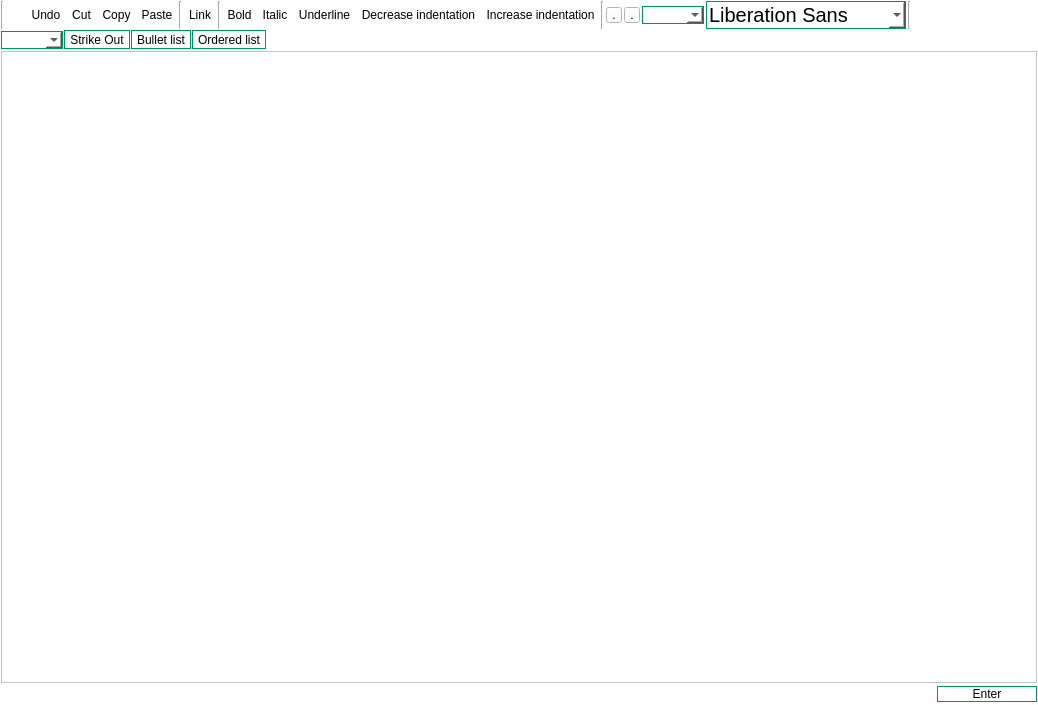
<?xml version="1.0" encoding="UTF-8"?>
<ui version="4.0">
 <class>MRichTextEdit</class>
 <widget class="QWidget" name="MRichTextEdit">
  <property name="geometry">
   <rect>
    <x>0</x>
    <y>0</y>
    <width>1038</width>
    <height>705</height>
   </rect>
  </property>
  <property name="windowTitle">
   <string notr="true"/>
  </property>
  <property name="styleSheet">
   <string notr="true">background-color:white;
color:black;</string>
  </property>
  <layout class="QVBoxLayout" name="verticalLayout">
   <property name="spacing">
    <number>1</number>
   </property>
   <property name="leftMargin">
    <number>1</number>
   </property>
   <property name="topMargin">
    <number>1</number>
   </property>
   <property name="rightMargin">
    <number>1</number>
   </property>
   <property name="bottomMargin">
    <number>1</number>
   </property>
   <item>
    <widget class="QWidget" name="f_toolbar" native="true">
     <layout class="QHBoxLayout" name="horizontalLayout">
      <property name="spacing">
       <number>2</number>
      </property>
      <property name="leftMargin">
       <number>0</number>
      </property>
      <property name="topMargin">
       <number>0</number>
      </property>
      <property name="rightMargin">
       <number>0</number>
      </property>
      <property name="bottomMargin">
       <number>0</number>
      </property>
      <item>
       <widget class="Line" name="line_4">
        <property name="orientation">
         <enum>Qt::Vertical</enum>
        </property>
       </widget>
      </item>
      <item>
       <widget class="QToolButton" name="f_redo">
        <property name="enabled">
         <bool>false</bool>
        </property>
        <property name="focusPolicy">
         <enum>Qt::ClickFocus</enum>
        </property>
        <property name="toolTip">
         <string>Redo</string>
        </property>
        <property name="styleSheet">
         <string notr="true">border-radius:0px;</string>
        </property>
        <property name="text">
         <string/>
        </property>
        <property name="icon">
         <iconset resource="resource.qrc">
          <normaloff>:/new/pics/redo.svg</normaloff>:/new/pics/redo.svg</iconset>
        </property>
        <property name="iconSize">
         <size>
          <width>16</width>
          <height>16</height>
         </size>
        </property>
       </widget>
      </item>
      <item>
       <widget class="QToolButton" name="f_undo">
        <property name="enabled">
         <bool>false</bool>
        </property>
        <property name="focusPolicy">
         <enum>Qt::ClickFocus</enum>
        </property>
        <property name="toolTip">
         <string>Undo (CTRL+Z)</string>
        </property>
        <property name="styleSheet">
         <string notr="true">border-radius:0px;</string>
        </property>
        <property name="text">
         <string>Undo</string>
        </property>
        <property name="icon">
         <iconset resource="resource.qrc">
          <normaloff>:/new/pics/undo.svg</normaloff>:/new/pics/undo.svg</iconset>
        </property>
        <property name="iconSize">
         <size>
          <width>16</width>
          <height>16</height>
         </size>
        </property>
       </widget>
      </item>
      <item>
       <widget class="QToolButton" name="f_cut">
        <property name="focusPolicy">
         <enum>Qt::ClickFocus</enum>
        </property>
        <property name="toolTip">
         <string>Cut (CTRL+X)</string>
        </property>
        <property name="styleSheet">
         <string notr="true">border-radius:0px;</string>
        </property>
        <property name="text">
         <string>Cut</string>
        </property>
        <property name="icon">
         <iconset resource="resource.qrc">
          <normaloff>:/new/pics/cut.svg</normaloff>:/new/pics/cut.svg</iconset>
        </property>
        <property name="iconSize">
         <size>
          <width>16</width>
          <height>16</height>
         </size>
        </property>
       </widget>
      </item>
      <item>
       <widget class="QToolButton" name="f_copy">
        <property name="focusPolicy">
         <enum>Qt::ClickFocus</enum>
        </property>
        <property name="toolTip">
         <string>Copy (CTRL+C)</string>
        </property>
        <property name="styleSheet">
         <string notr="true">border-radius:0px;</string>
        </property>
        <property name="text">
         <string>Copy</string>
        </property>
        <property name="icon">
         <iconset resource="resource.qrc">
          <normaloff>:/new/pics/copy.svg</normaloff>:/new/pics/copy.svg</iconset>
        </property>
        <property name="iconSize">
         <size>
          <width>16</width>
          <height>16</height>
         </size>
        </property>
       </widget>
      </item>
      <item>
       <widget class="QToolButton" name="f_paste">
        <property name="focusPolicy">
         <enum>Qt::ClickFocus</enum>
        </property>
        <property name="toolTip">
         <string>Paste (CTRL+V)</string>
        </property>
        <property name="styleSheet">
         <string notr="true">border-radius:0px;</string>
        </property>
        <property name="text">
         <string>Paste</string>
        </property>
        <property name="icon">
         <iconset resource="resource.qrc">
          <normaloff>:/new/pics/paste.svg</normaloff>:/new/pics/paste.svg</iconset>
        </property>
        <property name="iconSize">
         <size>
          <width>16</width>
          <height>16</height>
         </size>
        </property>
       </widget>
      </item>
      <item>
       <widget class="Line" name="line">
        <property name="orientation">
         <enum>Qt::Vertical</enum>
        </property>
       </widget>
      </item>
      <item>
       <widget class="QToolButton" name="f_link">
        <property name="focusPolicy">
         <enum>Qt::ClickFocus</enum>
        </property>
        <property name="toolTip">
         <string>Link (CTRL+L)</string>
        </property>
        <property name="styleSheet">
         <string notr="true">border-radius:0px;</string>
        </property>
        <property name="text">
         <string>Link</string>
        </property>
        <property name="icon">
         <iconset resource="resource.qrc">
          <normaloff>:/new/pics/applications-internet.svg</normaloff>:/new/pics/applications-internet.svg</iconset>
        </property>
        <property name="iconSize">
         <size>
          <width>16</width>
          <height>16</height>
         </size>
        </property>
        <property name="checkable">
         <bool>true</bool>
        </property>
       </widget>
      </item>
      <item>
       <widget class="Line" name="line_3">
        <property name="orientation">
         <enum>Qt::Vertical</enum>
        </property>
       </widget>
      </item>
      <item>
       <widget class="QToolButton" name="f_bold">
        <property name="focusPolicy">
         <enum>Qt::ClickFocus</enum>
        </property>
        <property name="toolTip">
         <string notr="true">Bold (CTRL+B)</string>
        </property>
        <property name="styleSheet">
         <string notr="true">border-radius:0px;</string>
        </property>
        <property name="text">
         <string>Bold</string>
        </property>
        <property name="icon">
         <iconset resource="resource.qrc">
          <normaloff>:/new/pics/bold.svg</normaloff>:/new/pics/bold.svg</iconset>
        </property>
        <property name="iconSize">
         <size>
          <width>16</width>
          <height>16</height>
         </size>
        </property>
        <property name="checkable">
         <bool>true</bool>
        </property>
       </widget>
      </item>
      <item>
       <widget class="QToolButton" name="f_italic">
        <property name="focusPolicy">
         <enum>Qt::ClickFocus</enum>
        </property>
        <property name="toolTip">
         <string>Italic (CTRL+I)</string>
        </property>
        <property name="styleSheet">
         <string notr="true">border-radius:0px;</string>
        </property>
        <property name="text">
         <string>Italic</string>
        </property>
        <property name="icon">
         <iconset resource="resource.qrc">
          <normaloff>:/new/pics/italic.svg</normaloff>:/new/pics/italic.svg</iconset>
        </property>
        <property name="iconSize">
         <size>
          <width>16</width>
          <height>16</height>
         </size>
        </property>
        <property name="checkable">
         <bool>true</bool>
        </property>
       </widget>
      </item>
      <item>
       <widget class="QToolButton" name="f_underline">
        <property name="focusPolicy">
         <enum>Qt::ClickFocus</enum>
        </property>
        <property name="toolTip">
         <string>Underline (CTRL+U)</string>
        </property>
        <property name="styleSheet">
         <string notr="true">border-radius:0px;</string>
        </property>
        <property name="text">
         <string>Underline</string>
        </property>
        <property name="icon">
         <iconset resource="resource.qrc">
          <normaloff>:/new/pics/underline.svg</normaloff>:/new/pics/underline.svg</iconset>
        </property>
        <property name="iconSize">
         <size>
          <width>16</width>
          <height>16</height>
         </size>
        </property>
        <property name="checkable">
         <bool>true</bool>
        </property>
       </widget>
      </item>
      <item>
       <widget class="QToolButton" name="f_indent_dec">
        <property name="focusPolicy">
         <enum>Qt::ClickFocus</enum>
        </property>
        <property name="toolTip">
         <string>Decrease indentation (CTRL+,)</string>
        </property>
        <property name="styleSheet">
         <string notr="true">border-radius:0px;</string>
        </property>
        <property name="text">
         <string>Decrease indentation</string>
        </property>
        <property name="icon">
         <iconset resource="resource.qrc">
          <normaloff>:/new/pics/format-indent-less.svg</normaloff>:/new/pics/format-indent-less.svg</iconset>
        </property>
        <property name="iconSize">
         <size>
          <width>16</width>
          <height>16</height>
         </size>
        </property>
       </widget>
      </item>
      <item>
       <widget class="QToolButton" name="f_indent_inc">
        <property name="focusPolicy">
         <enum>Qt::ClickFocus</enum>
        </property>
        <property name="toolTip">
         <string>Increase indentation (CTRL+.)</string>
        </property>
        <property name="styleSheet">
         <string notr="true">border-radius:0px;</string>
        </property>
        <property name="text">
         <string>Increase indentation</string>
        </property>
        <property name="icon">
         <iconset resource="resource.qrc">
          <normaloff>:/new/pics/format-indent-more.svg</normaloff>:/new/pics/format-indent-more.svg</iconset>
        </property>
        <property name="iconSize">
         <size>
          <width>16</width>
          <height>16</height>
         </size>
        </property>
       </widget>
      </item>
      <item>
       <widget class="Line" name="line_2">
        <property name="orientation">
         <enum>Qt::Vertical</enum>
        </property>
       </widget>
      </item>
      <item>
       <widget class="QToolButton" name="f_fgcolor">
        <property name="minimumSize">
         <size>
          <width>16</width>
          <height>16</height>
         </size>
        </property>
        <property name="maximumSize">
         <size>
          <width>16</width>
          <height>16</height>
         </size>
        </property>
        <property name="focusPolicy">
         <enum>Qt::ClickFocus</enum>
        </property>
        <property name="toolTip">
         <string>Text foreground color</string>
        </property>
        <property name="text">
         <string>.</string>
        </property>
        <property name="iconSize">
         <size>
          <width>16</width>
          <height>16</height>
         </size>
        </property>
       </widget>
      </item>
      <item>
       <widget class="QToolButton" name="f_bgcolor">
        <property name="minimumSize">
         <size>
          <width>16</width>
          <height>16</height>
         </size>
        </property>
        <property name="maximumSize">
         <size>
          <width>16</width>
          <height>16</height>
         </size>
        </property>
        <property name="focusPolicy">
         <enum>Qt::ClickFocus</enum>
        </property>
        <property name="toolTip">
         <string>Text background color</string>
        </property>
        <property name="text">
         <string>.</string>
        </property>
        <property name="iconSize">
         <size>
          <width>16</width>
          <height>16</height>
         </size>
        </property>
       </widget>
      </item>
      <item>
       <widget class="QComboBox" name="f_fontsize">
        <property name="focusPolicy">
         <enum>Qt::ClickFocus</enum>
        </property>
        <property name="toolTip">
         <string>Font size</string>
        </property>
        <property name="styleSheet">
         <string notr="true">QComboBox{
font:20px &quot;Source Code Pro&quot;;
border:1px solid #009265;
border-radius:0px;
}
QComboBox:hover{
background-color:#98CBBB;
}</string>
        </property>
        <property name="editable">
         <bool>true</bool>
        </property>
       </widget>
      </item>
      <item>
       <widget class="QFontComboBox" name="f_font">
        <property name="maximumSize">
         <size>
          <width>200</width>
          <height>16777215</height>
         </size>
        </property>
        <property name="styleSheet">
         <string notr="true">QFontComboBox{
font-size:20px;
border:1px solid #009265;
border-radius:0px;
}
QFontComboBox:hover{
background-color:#98CBBB;
}</string>
        </property>
       </widget>
      </item>
      <item>
       <widget class="Line" name="line_6">
        <property name="orientation">
         <enum>Qt::Vertical</enum>
        </property>
       </widget>
      </item>
      <item>
       <widget class="QToolButton" name="f_image">
        <property name="styleSheet">
         <string notr="true">border-radius:0px;</string>
        </property>
        <property name="text">
         <string notr="true"/>
        </property>
        <property name="icon">
         <iconset resource="resource.qrc">
          <normaloff>:/new/pics/insert-image.svg</normaloff>:/new/pics/insert-image.svg</iconset>
        </property>
       </widget>
      </item>
      <item>
       <spacer name="horizontalSpacer">
        <property name="orientation">
         <enum>Qt::Horizontal</enum>
        </property>
        <property name="sizeHint" stdset="0">
         <size>
          <width>40</width>
          <height>20</height>
         </size>
        </property>
       </spacer>
      </item>
      <item>
       <widget class="QToolButton" name="f_menu">
        <property name="styleSheet">
         <string notr="true">border-radius:0px;</string>
        </property>
        <property name="text">
         <string/>
        </property>
        <property name="icon">
         <iconset resource="resource.qrc">
          <normaloff>:/new/pics/menu.svg</normaloff>:/new/pics/menu.svg</iconset>
        </property>
       </widget>
      </item>
     </layout>
     <zorder>f_cut</zorder>
     <zorder>f_copy</zorder>
     <zorder>f_paste</zorder>
     <zorder>line</zorder>
     <zorder>f_link</zorder>
     <zorder>line_3</zorder>
     <zorder>f_italic</zorder>
     <zorder>f_underline</zorder>
     <zorder>line_2</zorder>
     <zorder>f_indent_dec</zorder>
     <zorder>f_indent_inc</zorder>
     <zorder>f_bold</zorder>
     <zorder>f_bgcolor</zorder>
     <zorder>f_image</zorder>
     <zorder>f_menu</zorder>
     <zorder>f_fgcolor</zorder>
     <zorder>horizontalSpacer</zorder>
     <zorder>f_redo</zorder>
     <zorder>f_undo</zorder>
     <zorder>line_4</zorder>
     <zorder>f_fontsize</zorder>
     <zorder>line_6</zorder>
     <zorder>f_font</zorder>
    </widget>
   </item>
   <item>
    <layout class="QHBoxLayout" name="horizontalLayout_2">
     <item>
      <widget class="QComboBox" name="f_paragraph">
       <property name="focusPolicy">
        <enum>Qt::ClickFocus</enum>
       </property>
       <property name="toolTip">
        <string>Paragraph formatting</string>
       </property>
       <property name="styleSheet">
        <string notr="true">QComboBox{
font:20px &quot;Source Code Pro&quot;;
border:1px solid #009265;
border-radius:0px;
}
QComboBox:hover{
background-color:#98CBBB;
}</string>
       </property>
       <property name="editable">
        <bool>true</bool>
       </property>
      </widget>
     </item>
     <item>
      <widget class="QToolButton" name="f_strikeout">
       <property name="styleSheet">
        <string notr="true">QToolButton{
font:20px &quot;Source Code Pro&quot;;
border:1px solid #009265;
border-radius:0px;
}
QToolButton:hover{
background-color:#98CBBB;
}</string>
       </property>
       <property name="text">
        <string>Strike Out</string>
       </property>
       <property name="checkable">
        <bool>true</bool>
       </property>
      </widget>
     </item>
     <item>
      <widget class="QToolButton" name="f_list_bullet">
       <property name="focusPolicy">
        <enum>Qt::ClickFocus</enum>
       </property>
       <property name="toolTip">
        <string>Bullet list (CTRL+-)</string>
       </property>
       <property name="styleSheet">
        <string notr="true">QToolButton{
font:20px &quot;Source Code Pro&quot;;
border:1px solid #009265;
border-radius:0px;
}
QToolButton:hover{
background-color:#98CBBB;
}</string>
       </property>
       <property name="text">
        <string>Bullet list</string>
       </property>
       <property name="iconSize">
        <size>
         <width>16</width>
         <height>16</height>
        </size>
       </property>
       <property name="checkable">
        <bool>true</bool>
       </property>
      </widget>
     </item>
     <item>
      <widget class="QToolButton" name="f_list_ordered">
       <property name="focusPolicy">
        <enum>Qt::ClickFocus</enum>
       </property>
       <property name="toolTip">
        <string>Ordered list (CTRL+=)</string>
       </property>
       <property name="styleSheet">
        <string notr="true">QToolButton{
font:20px &quot;Source Code Pro&quot;;
border:1px solid #009265;
border-radius:0px;
}
QToolButton:hover{
background-color:#98CBBB;
}</string>
       </property>
       <property name="text">
        <string>Ordered list</string>
       </property>
       <property name="iconSize">
        <size>
         <width>16</width>
         <height>16</height>
        </size>
       </property>
       <property name="checkable">
        <bool>true</bool>
       </property>
      </widget>
     </item>
     <item>
      <spacer name="horizontalSpacer_2">
       <property name="orientation">
        <enum>Qt::Horizontal</enum>
       </property>
       <property name="sizeHint" stdset="0">
        <size>
         <width>40</width>
         <height>20</height>
        </size>
       </property>
      </spacer>
     </item>
    </layout>
   </item>
   <item>
    <widget class="MTextEdit" name="f_textedit">
     <property name="autoFormatting">
      <set>QTextEdit::AutoNone</set>
     </property>
     <property name="tabChangesFocus">
      <bool>true</bool>
     </property>
     <property name="html">
      <string>&lt;!DOCTYPE HTML PUBLIC &quot;-//W3C//DTD HTML 4.0//EN&quot; &quot;http://www.w3.org/TR/REC-html40/strict.dtd&quot;&gt;
&lt;html&gt;&lt;head&gt;&lt;meta name=&quot;qrichtext&quot; content=&quot;1&quot; /&gt;&lt;style type=&quot;text/css&quot;&gt;
p, li { white-space: pre-wrap; }
&lt;/style&gt;&lt;/head&gt;&lt;body style=&quot; font-family:'Sans Serif'; font-size:9pt; font-weight:400; font-style:normal;&quot;&gt;
&lt;p style=&quot;-qt-paragraph-type:empty; margin-top:0px; margin-bottom:0px; margin-left:0px; margin-right:0px; -qt-block-indent:0; text-indent:0px; font-family:'Sans Serif';&quot;&gt;&lt;br /&gt;&lt;/p&gt;&lt;/body&gt;&lt;/html&gt;</string>
     </property>
    </widget>
   </item>
   <item>
    <layout class="QHBoxLayout" name="horizontalLayout_3">
     <item>
      <spacer name="horizontalSpacer_3">
       <property name="orientation">
        <enum>Qt::Horizontal</enum>
       </property>
       <property name="sizeHint" stdset="0">
        <size>
         <width>40</width>
         <height>20</height>
        </size>
       </property>
      </spacer>
     </item>
     <item>
      <widget class="QPushButton" name="pushButton">
       <property name="minimumSize">
        <size>
         <width>100</width>
         <height>0</height>
        </size>
       </property>
       <property name="styleSheet">
        <string notr="true">QPushButton{
border-radius:0px;
border:1px solid #009265;
font:20px &quot;Source Code Pro&quot;;
}
QPushButton:hover{
background-color:#98CBBB
}</string>
       </property>
       <property name="text">
        <string>Enter</string>
       </property>
      </widget>
     </item>
    </layout>
   </item>
  </layout>
 </widget>
 <customwidgets>
  <customwidget>
   <class>MTextEdit</class>
   <extends>QTextEdit</extends>
   <header>mtextedit.h</header>
  </customwidget>
 </customwidgets>
 <tabstops>
  <tabstop>f_textedit</tabstop>
  <tabstop>f_image</tabstop>
  <tabstop>f_menu</tabstop>
 </tabstops>
 <resources>
  <include location="resource.qrc"/>
 </resources>
 <connections/>
</ui>
